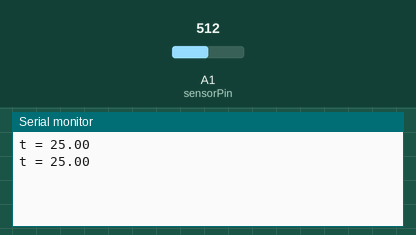
A sketch run on a simulated Arduino Uno, built with avr-gcc and run on an emulated ATmega328P. Parts: the last lines printed to the serial monitor. The inputs (shaded band) are chosen by the test bench; at power-on: A1 (sensorPin) = 512.

Above: at 1.8 s.
1.9 s: A1 (sensorPin) set to 716
At 2.8 s:
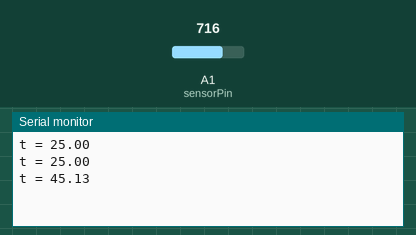
3.4 s: A1 (sensorPin) set to 900
At 4.5 s:
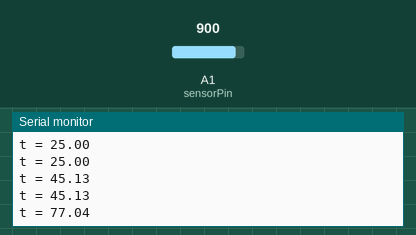
Timing chart, 0 to 6.4 s (numbered marks = the images above; inputs shaded):
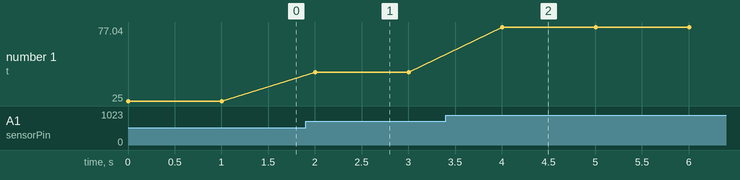

The sketch:

NTCMeasure.ino
```cpp
// VISHAY NTC 2381-640-55103
// Datasheet: http://connect.iobridge.com/wp-content/uploads/2012/02/thermistor_2381-640-55103.pdf
const int sensorPin = A1;
// NTC base resistance
const float R0 = 1e4; // Ohm \pm 1%
// Temperature corresponding to R0
const float T0 = 25.0 + 273.15; // Kelvin
// divider resistance
const float Rdiv = 1e4; // Ohm \pm 1%
const float BETA = 3977; // Kelvin \pm 0.75%

// For pin out like this:
// Aref - NTC - Rdiv - GND
//            | sensorPin

void setup() {
  Serial.begin(9600);
}

void loop() {
  int sensorValue = analogRead(sensorPin); // \pm 0.5/sensorValue
  // VRdiv = (VAref / 1024.0) * sensorValue
  // NTC = Rdiv * (VAref - VRdiv) / VRdiv
  float NTC = Rdiv * (1024.0 / sensorValue - 1);
  // R = R0 * exp(beta/T - beta/T0)
  // ln(R/R0) + beta/T0 = beta/T
  float T = BETA / (log(NTC/R0) + BETA/T0);
  Serial.print(F("t = "));
  Serial.println(T - 273.15);
  delay(1000);
}
```

Measured:
- after the input at 1.9 s, the serial monitor: prints a new line after 0.10 s (image 1)
- after the input at 3.4 s, the serial monitor: prints a new line after 0.60 s (image 2)
- plotted number 1: 25 → 45.13 after the input at 1.9 s, 45.13 → 77.04 after the input at 3.4 s
